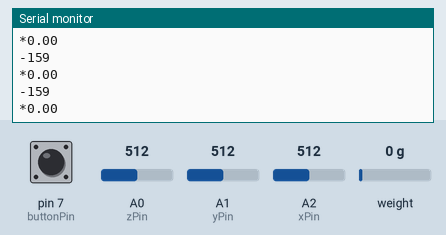
This sketch was run on a simulated Arduino Uno, built with avr-gcc and run on an emulated ATmega328P. Shown: the last lines printed to the serial monitor. Inputs (shaded band) come from the test bench; at power-on: pin 7 (buttonPin) LOW, weight on the scale 0 g, A2 (xPin) = 512, A0 (zPin) = 512, A1 (yPin) = 512.

Above: at 3.2 s.
3.3 s: pin 7 (buttonPin) pulled HIGH for 0.15 s
4.9 s: weight on the scale set to 100 g
At 5.35 s:
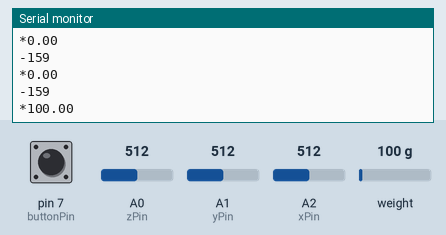
6.4 s: A2 (xPin) set to 716
At 6.56 s:
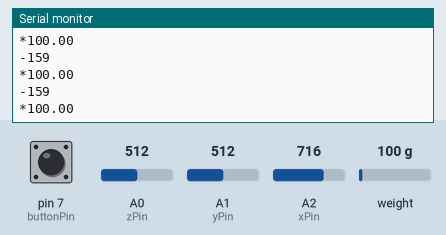
7.9 s: pin 7 (buttonPin) pulled HIGH for 1 s
10.4 s: weight on the scale set to 1250 g
At 10.5 s:
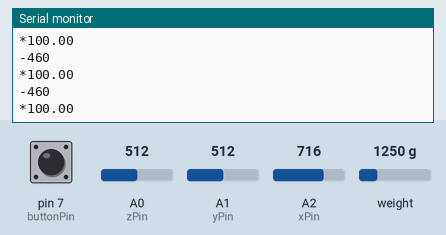
11.9 s: A2 (xPin) set to 992
At 12.01 s:
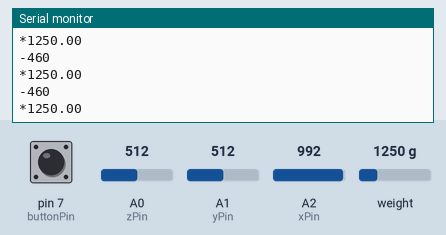
Timing chart, 0 to 14.4 s (numbered marks = the images above; inputs shaded):
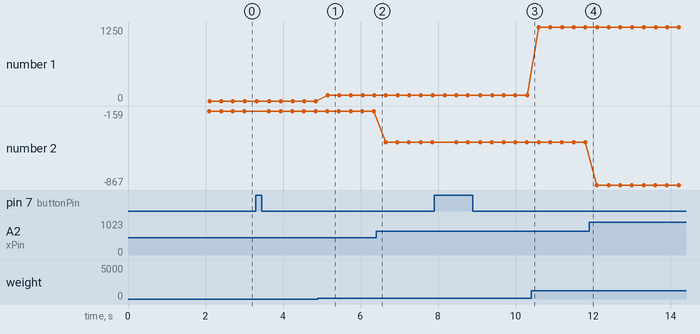

Measured:
- after the input at 4.9 s, the serial monitor: prints a new line after 0.25 s (image 1)
- plotted number 1: 0 → 100 after the input at 4.9 s, 100 → 1250 after the input at 10.4 s
- plotted number 2: -159 → -460 after the input at 6.4 s, -460 → -867 after the input at 11.9 s

The sketch:

Acclerometer_LoadSensor.ino
```cpp
#include "HX711.h"

#define DOUT  2
#define CLK  3

HX711 scale(DOUT , CLK);

float calibration_factor = 2230; // this calibration factor is adjusted according to my load cell
float units;
float ounces;

const int xPin   = A2;
const int yPin   = A1;
const int zPin   = A0;

boolean buttonState = LOW;
int buttonPin = 7;
int x = 0;
int y = 0;
int z = 0;

const int ledPin =  13;

void setup() {
  Serial.begin(9600);
  scale.set_scale();
  scale.tare();  //Reset the scale to 0

  long zero_factor = scale.read_average();
  pinMode(buttonPin, INPUT);
}

void loop() {

  scale.set_scale(calibration_factor); //Adjust to this calibration factor
  units = scale.get_units(), 10;
  if (units < 0)
  {
    units = 0.00;
  }
  ounces = units * 0.035274;
  //Serial.print(units);


  x = analogRead(xPin);
  y = analogRead(yPin);
  z = analogRead(zPin);

  if(debounceButton(buttonState) == HIGH && buttonState == LOW)
  {
    Serial.print('#');
    buttonState = HIGH;
  }
  else if(debounceButton(buttonState) == LOW && buttonState == HIGH)
  {
    buttonState = LOW;
  }

  /*
  Serial.print("X = ");
  Serial.println(x);
  Serial.print("Y = ");
  Serial.println(y);
  Serial.print("Z = ");
  Serial.println(z);*/

  Serial.println(map(x, 404 , 343, 0, 90));
  Serial.print("*");
  Serial.println(units);

  delay(200);
}

boolean debounceButton(boolean state)
{
  boolean stateNow = digitalRead(buttonPin);
  if(state!=stateNow)
  {
    delay(10);
    stateNow = digitalRead(buttonPin);
  }
  return stateNow;
}
```
